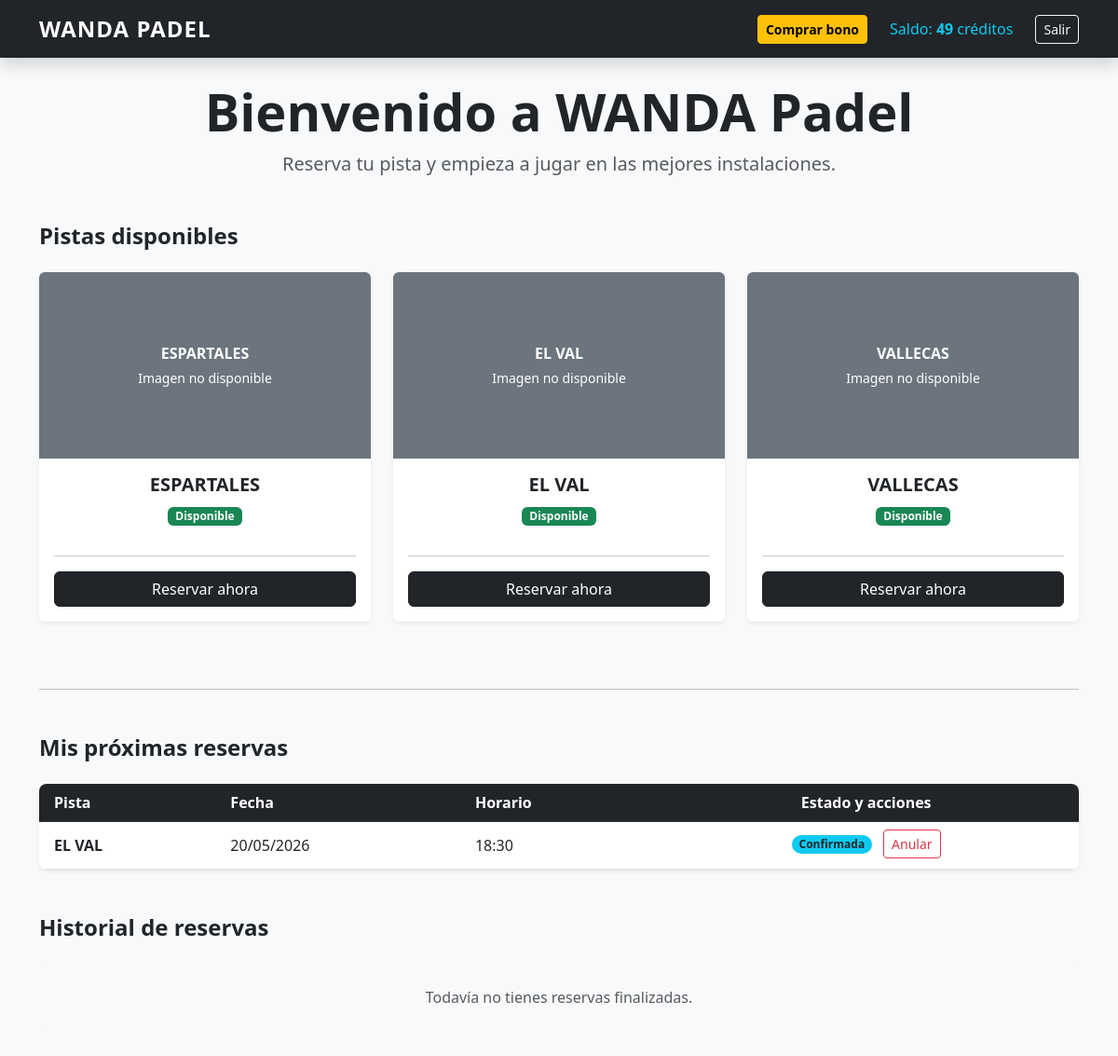
The page / (signed in) on the database as committed earlier.
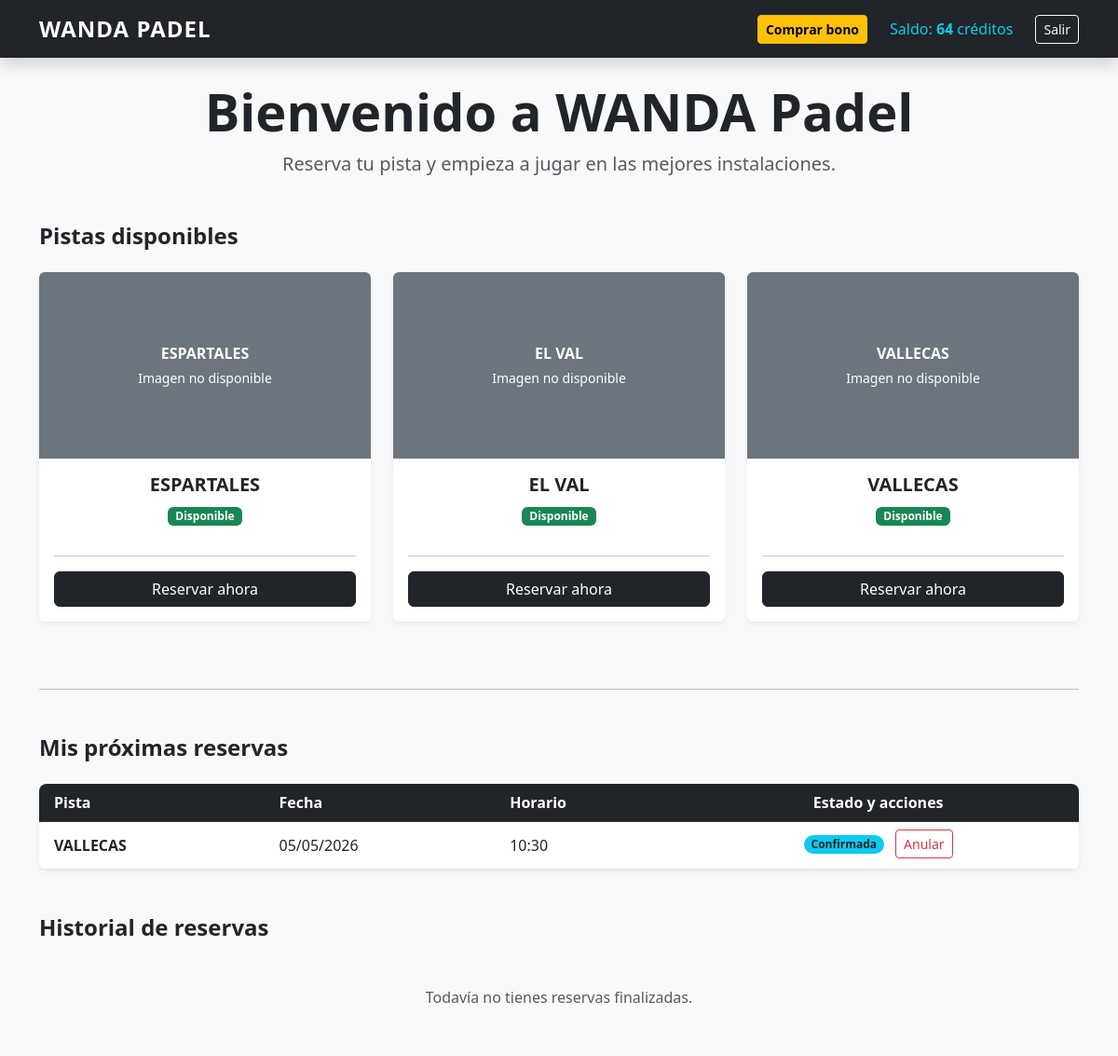
The same page on the database as committed later.
### reservas/models.py (models this page shows, shortened)
class Usuario(AbstractUser):
    creditos = models.PositiveIntegerField(default=0)

class Pista(models.Model):
    nombre = models.CharField(max_length=100)
    imagen_url = models.URLField(
        max_length=500,
        blank=True,
        null=True,
        help_text="Pega aquí el enlace de una foto de una pista de pádel",
    )
    activa = models.BooleanField(default=True)
    @property
    def esta_llena_hoy(self):
        hoy = date.today()
        total_reservas_hoy = self.reserva_set.filter(fecha=hoy).count()
        return total_reservas_hoy >= 6

class Reserva(models.Model):
    HORARIOS = [
        ('09:00', '09:00 - 10:30'),
        ('10:30', '10:30 - 12:00'),
        ('12:00', '12:00 - 13:30'),
        ('17:00', '17:00 - 18:30'),
        ('18:30', '18:30 - 20:00'),
        ('20:00', '20:00 - 21:30'),
    ]
    usuario = models.ForeignKey(Usuario, on_delete=models.CASCADE)
    pista = models.ForeignKey(Pista, on_delete=models.CASCADE)
    bono_consumido = models.ForeignKey(
        Bono,
        on_delete=models.SET_NULL,
        null=True,
        blank=True,
        related_name='reservas',
    )
    fecha = models.DateField()
    bloque = models.CharField(max_length=5, choices=HORARIOS)
    @property
    def fecha_hora_inicio(self):
        return datetime_class.combine(self.fecha, datetime_class.strptime(self.bloque, "%H:%M").time())
    @property
    def ha_pasado(self):
        return self.fecha_hora_inicio < timezone.localtime().replace(tzinfo=None)
    class Meta:
        constraints = [
            models.UniqueConstraint(
                fields=['pista', 'fecha', 'bloque'],
                name='reserva_unica_por_pista_fecha_bloque',
            )
        ]

### reservas/views.py (the view)
# urls.py: 2. Add a URL to urlpatterns:  path('', views.home, name='home')
def home(request):
    pistas = Pista.objects.filter(activa=True)
    reservas_proximas = []
    reservas_historial = []
    if request.user.is_authenticated:
        reservas_usuario = Reserva.objects.filter(usuario=request.user).order_by('fecha', 'bloque')
        reservas_proximas = [reserva for reserva in reservas_usuario if not reserva.ha_pasado]
        reservas_historial = [reserva for reserva in reservas_usuario if reserva.ha_pasado]
    return render(request, 'reservas/home.html', {
        'pistas': pistas,
        'reservas': reservas_proximas,
        'reservas_historial': reservas_historial,
    })

### reservas/templates/reservas/home.html (shortened to what the changed rows need)
{% extends 'reservas/base.html' %}
{% block content %}
<div class="text-center mb-5">
    <h1 class="display-4 fw-bold">Bienvenido a WANDA Padel</h1>
</div>
<div class="row">
    <div class="col-12 mb-3">
        <h2 class="h4 fw-bold">Pistas disponibles</h2>
    </div>
    {% for pista in pistas %}
    <div class="col-md-4 mb-4">
        <div class="card shadow-sm border-0 h-100 overflow-hidden">
            {% if pista.imagen_url %}
                <div class="position-relative bg-secondary" style="height: 200px;">
                    <div class="d-none position-absolute top-0 start-0 w-100 h-100 text-white d-flex align-items-center justify-content-center">
                        <div class="text-center">
                            <p class="fw-bold mb-1">{{ pista.nombre }}</p>
                            <p class="small mb-0">Imagen no disponible</p>
                        </div>
                    </div>
                </div>
            {% endif %}
            <div class="card-body text-center">
                <h3 class="card-title h5 fw-bold">{{ pista.nombre }}</h3>
                {% if not pista.activa %}
                    <p class="badge bg-secondary mb-3">Mantenimiento</p>
                {% elif pista.esta_llena_hoy %}
                    <p class="badge bg-danger mb-3">Completa hoy</p>
                {% else %}
                    <p class="badge bg-success mb-3">Disponible</p>
                {% endif %}
                <hr>
                {% if not pista.activa or pista.esta_llena_hoy %}
                    <button class="btn btn-secondary w-100" disabled>No disponible</button>
                {% else %}
                    <a href="{% url 'reservar_pista' pista.id %}" class="btn btn-dark w-100">Reservar ahora</a>
                {% endif %}
            </div>
        </div>
    </div>
    {% empty %}
    <div class="col-12 text-center">
        <div class="alert alert-warning py-4">
            No hay pistas configuradas en el panel de administración.
        </div>
    </div>
    {% endfor %}
</div>
<div class="row mb-5">
    <div class="col-12">
        <h2 class="h4 fw-bold mb-4">Mis próximas reservas</h2>
        {% if user.is_authenticated %}
            {% if reservas %}
                <div class="table-responsive shadow-sm rounded-3">
                    <table class="table table-hover align-middle bg-white mb-0">
                        <thead class="table-dark">
                            <tr>
                                <th class="ps-3">Pista</th>
                                <th>Fecha</th>
                                <th>Horario</th>
                                <th class="text-center">Estado y acciones</th>
                            </tr>
                        </thead>
                        <tbody>
                            {% for r in reservas %}
                            <tr>
                                <td class="ps-3 fw-bold">{{ r.pista.nombre }}</td>
                                <td>{{ r.fecha|date:"d/m/Y" }}</td>
                                <td>{{ r.bloque }}</td>
                                <td class="text-center">
                                    <span class="badge rounded-pill bg-info text-dark mb-2 d-inline-block">Confirmada</span>
                                    <br class="d-md-none">
                                    <form action="{% url 'anular_reserva' r.id %}" method="post" onsubmit="return confirm('¿Seguro que quieres anular esta reserva? Se te devolverá el crédito.');" style="display:inline;">
                                        <button type="submit" class="btn btn-outline-danger btn-sm ms-md-2">Anular</button>
                                    </form>
                                </td>
                            </tr>
                            {% endfor %}
                        </tbody>
                    </table>
                </div>
            {% else %}
                <div class="card border-0 bg-light text-center py-5">
                    <p class="text-muted mb-0">No tienes próximas reservas.</p>
                    <small>Selecciona una pista arriba para organizar tu siguiente partido.</small>
                </div>
            {% endif %}
            <h2 class="h4 fw-bold mt-5 mb-4">Historial de reservas</h2>
        {% else %}
            <div class="alert alert-secondary text-center">
                <a href="{% url 'login' %}" class="fw-bold">Inicia sesión</a> para ver tus reservas.
            </div>
        {% endif %}
    </div>
</div>
{% endblock %}

### reservas/templates/reservas/base.html (shortened to what this page needs)
<!DOCTYPE html>
<html lang="es">
<head>
    <link href="https://cdn.jsdelivr.net/npm/bootstrap@5.3.0/dist/css/bootstrap.min.css" rel="stylesheet">
</head>
<body class="bg-light">
    <nav class="navbar navbar-expand-lg navbar-dark bg-dark mb-4 shadow">
        <div class="container">
            <a class="navbar-brand fw-bold" href="{% url 'home' %}">WANDA PADEL</a>
            <div class="collapse navbar-collapse" id="navbarNav">
                <div class="navbar-nav ms-auto align-items-center">
                    {% if user.is_authenticated %}
                        <a class="btn btn-warning btn-sm me-3 fw-bold shadow-sm" href="{% url 'comprar_bono' %}">
                            Comprar bono
                        </a>
                        <span class="nav-link text-info me-3">
                            Saldo: <strong>{{ user.creditos }}</strong> créditos
                        </span>
                        <form action="{% url 'logout' %}" method="post" class="d-inline">
                            <button type="submit" class="btn btn-outline-light btn-sm">Salir</button>
                        </form>
                    {% else %}
                        <a class="nav-link me-2" href="{% url 'login' %}">Entrar</a>
                        <a class="btn btn-primary btn-sm text-white px-3 shadow-sm" href="{% url 'registro' %}">Registro</a>
                    {% endif %}
                </div>
            </div>
        </div>
    </nav>
    <div class="container">
        {% block content %}
        {% endblock %}
    </div>
</body>
</html>

Rows that differ between the two databases and show on the page:
removed Reserva: pista.nombre "EL VAL", fecha "20/05/2026", bloque "18:30"
changed Usuario: creditos "49" → "64"
added Reserva: pista.nombre "VALLECAS", fecha "05/05/2026", bloque "10:30"
